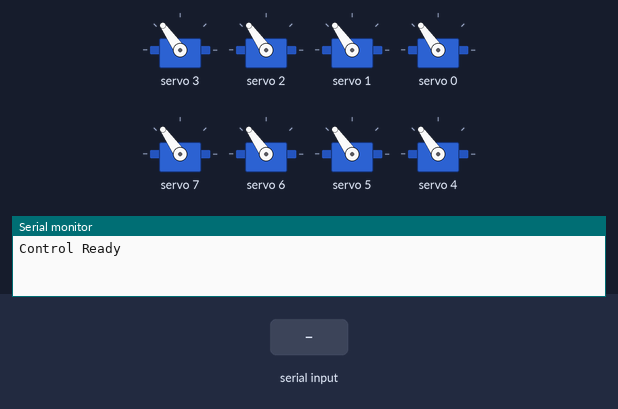
Recording of a sketch running on a simulated ESP32. On the bench: 8 × servo, the last lines printed to the serial monitor. The test bench sets the inputs (shaded band).

Above: at 1.3 s.
1.4 s: "q" received over Serial
At 2.3 s:
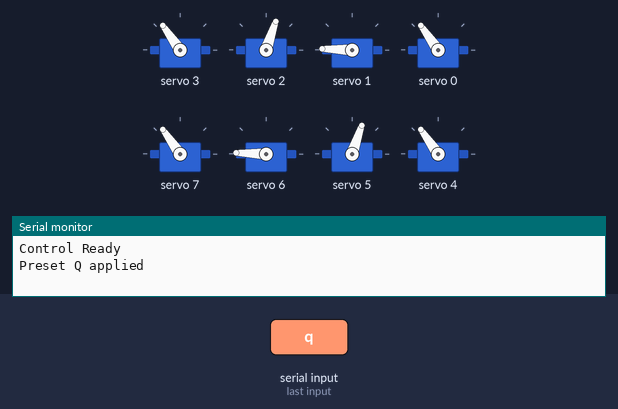
2.9 s: "w" received over Serial
At 3.5 s:
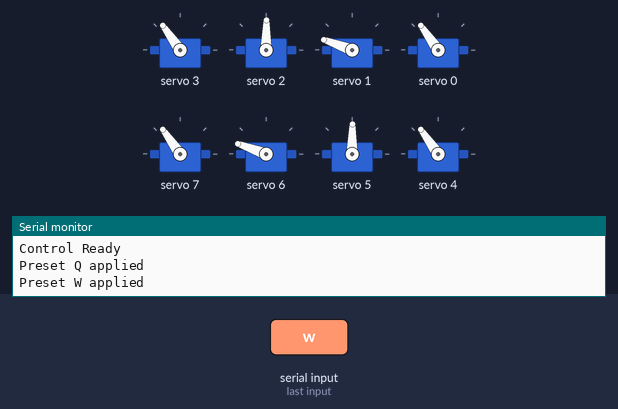
4.4 s: "e" received over Serial
At 5.6 s:
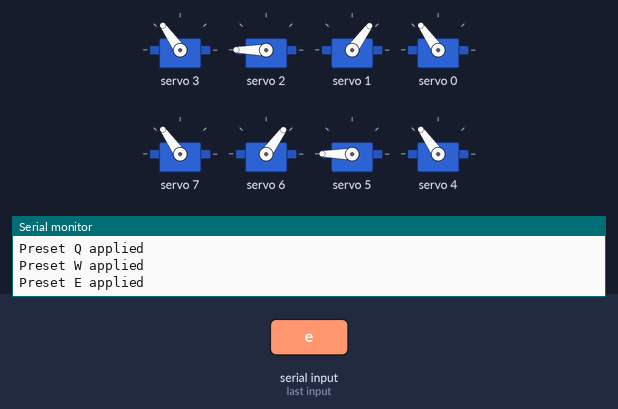
5.9 s: "r" received over Serial
At 6.9 s:
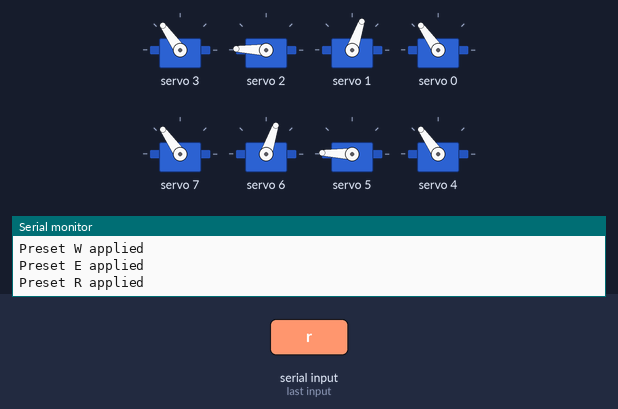
7.4 s: "a" received over Serial
At 8.1 s:
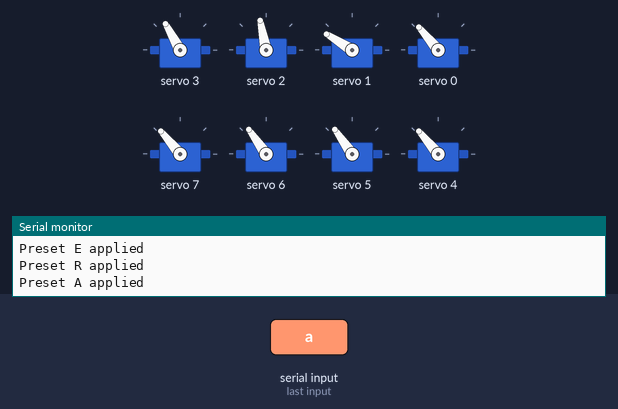
8.9 s: "Q" received over Serial
At 9.2 s:
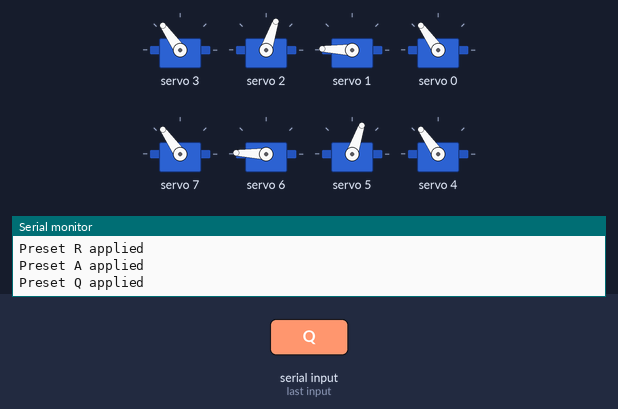
Timing chart, 0 to 11.4 s (numbered marks = the images above; inputs shaded):
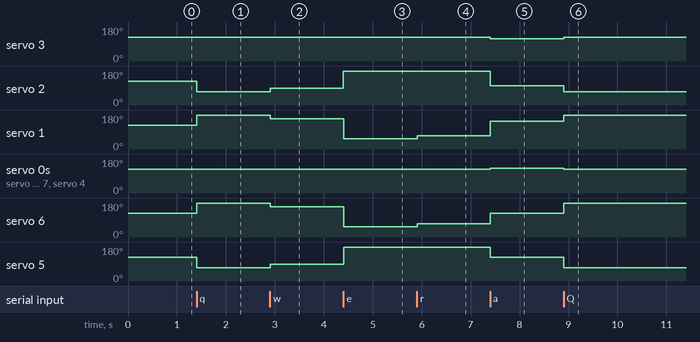

Measured:
- after the input at 1.4 s, servo 2, servo 5: 125° → 71° at once; servo 1, servo 6: 125° → 178° at once
- after the input at 2.9 s, servo 2, servo 5: 71° → 89° at once; servo 1, servo 6: 178° → 160° at once
- after the input at 4.4 s, servo 2, servo 5: 89° → 180° at once; servo 1, servo 6: 160° → 54° at once
- after the input at 5.9 s, servo 2, servo 5: 180° → 178° at once; servo 1, servo 6: 54° → 71° at once
- after the input at 7.4 s, servo 3: 125° → 119° at once; servo 2: 178° → 101° at once; servo 1: 71° → 148° at once; servo 0, servo 7, servo 4: 125° → 130° at once; servo 6: 71° → 125° at once
- after the input at 8.9 s, servo 3: 119° → 125° at once; servo 2: 101° → 71° at once; servo 1: 148° → 178° at once; servo 0, servo 7, servo 4: 130° → 125° at once; servo 6: 125° → 178° at once

The sketch:

HV2_Lower_setting.ino
```cpp
#include <Wire.h>
#include <Adafruit_PWMServoDriver.h>

// ESP32 I2C 핀 정의
#define SDA_PIN    21
#define SCL_PIN    22

// PCA9685 16채널 서보 드라이버
Adafruit_PWMServoDriver pwm = Adafruit_PWMServoDriver();
#define SERVOMIN   150
#define SERVOMAX   600
#define SERVO_FREQ 50

// [] 그룹에 묶어서 제어하는 다리 수 --> 즉 A그룹에서는 Left Leg 한 개, B 그룹에서는 Right Leg 한 개; 따라서 GROUP_SIZE = 1
const uint8_t GROUP_SIZE = 1;

// 그룹 A: Left 다리 채널 (골반, 힙, 무릎, 발목)
const uint8_t PELVIS_A[GROUP_SIZE] = {3};
const uint8_t HIP_A[GROUP_SIZE]    = {2};
const uint8_t KNEE_A[GROUP_SIZE]   = {1};
const uint8_t ANKLE_A[GROUP_SIZE]  = {0};

// 그룹 B: Right 다리 채널 (골반, 힙, 무릎, 발목)
const uint8_t PELVIS_B[GROUP_SIZE] = {7};
const uint8_t HIP_B[GROUP_SIZE]    = {6};
const uint8_t KNEE_B[GROUP_SIZE]   = {5};
const uint8_t ANKLE_B[GROUP_SIZE]  = {4};

// PWM 서보 각도 설정
void setAngle(uint8_t ch, float angle) {
  angle = constrain(angle, 0, 180);
  uint16_t pulse = map((int)angle, 0, 180, SERVOMIN, SERVOMAX);
  pwm.setPWM(ch, 0, pulse);
}

// 그룹 A에 각도 적용 (골반, 힙, 무릎, 발목)
void setGroupA(float pelvisAng, float hipAng, float kneeAng, float ankleAng) {
  setAngle(PELVIS_A[0], pelvisAng);
  setAngle(HIP_A[0],    hipAng);
  setAngle(KNEE_A[0],   kneeAng);
  setAngle(ANKLE_A[0],  ankleAng);
}

// 그룹 B에 각도 적용 (골반, 힙, 무릎, 발목)
void setGroupB(float pelvisAng, float hipAng, float kneeAng, float ankleAng) {
  setAngle(PELVIS_B[0], pelvisAng);
  setAngle(HIP_B[0],    hipAng);
  setAngle(KNEE_B[0],   kneeAng);
  setAngle(ANKLE_B[0],  ankleAng);
}

void setup() {
  // 시리얼 통신, I2C, PWM 드라이버 초기화
  Serial.begin(115200);
  delay(100);
  Wire.begin(SDA_PIN, SCL_PIN);
  pwm.begin();
  pwm.setPWMFreq(SERVO_FREQ);
  delay(10);

  Serial.println("Control Ready");

  // 초기 포즈 (Humanoid standing)
  setGroupA(90, 90, 90, 90);
  setGroupB(90, 90, 90, 90);
}

void loop() {
  if (!Serial.available()) return;
  char cmd = Serial.read();
  switch (cmd) {

    case 'q': case 'Q': // --> 완전히 일어나기
      setGroupA(90, 45, 135, 90);     // Left Leg
      setGroupB(90, 135, 45, 90);     // Right Leg
      Serial.println("Preset Q applied");
      break;

    case 'w': case 'W': // --> 일어나기
      setGroupA(90, 60, 120, 90);
      setGroupB(90, 120, 60, 90);
      Serial.println("Preset W applied");
      break;

    case 'e': case 'E': // --> 완전히 앉기
      setGroupA(90, 150, 30, 90);
      setGroupB(90, 30, 150, 90);
      Serial.println("Preset E applied");
      break;

    case 'r': case 'R': // --> 앉기
      setGroupA(90, 135, 45, 90);
      setGroupB(90, 45, 135, 90);
      Serial.println("Preset R applied");
      break;

    /* ------------ 보행 -------------------- */
    case 'a': case 'A': // --> Left up
      setGroupA(85, 70, 110, 95);
      setGroupB(95, 90, 90, 95); // R
      Serial.println("Preset A applied");
      break;

    case 's': case 'S': // -->  Right up
      setGroupA(85, 90, 90, 85); // L
      setGroupB(95, 110, 70, 85);
      Serial.println("Preset S applied");
      break;
    /* ------------------------------------ */

    case 'z': case 'Z': // --> 다리 찢기
      setGroupA(50, 90, 90, 120);
      setGroupB(130, 90, 90, 60);
      Serial.println("Preset Z applied");
      break;

    /* --------------각도 초기화---------------------- */
    case '1': // --> 초기 각도
      setGroupA(90, 90, 90, 90);
      setGroupB(90, 90, 90, 90);
      Serial.println("Preset 1 applied");
      break;

    default:
      // 기타 입력 무시
      break;
  }
}
```
